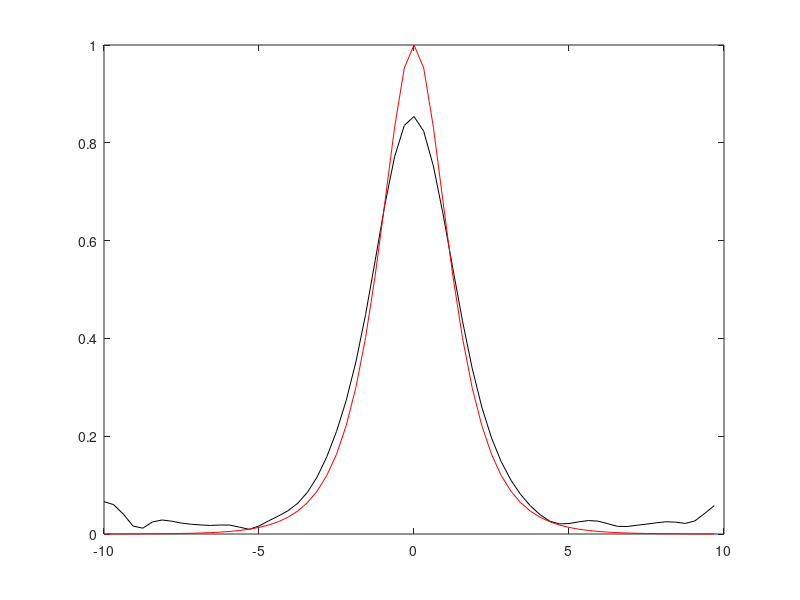

Write MATLAB code to recreate this figure.
L=10; n=64;
t2=linspace(-L,L,n+1);
t=t2(1:n);
k=(2*pi/(2*L))*[0:(n/2-1) -n/2:-1];

u=sech(t);
ut = fft(u);
noise = 0.5 
utn=ut + noise*(rand(1,n) + i*randn(1,n));
un = ifft(utn);

filter=exp(-0.2*(k).^2); 
unft=filter.*utn; 
unf=ifft(unft);

ks = fftshift(k); 
utns = fftshift(utn);

plot(ks, utns/max(abs(utn)));
plot(t,un); % noisy signal in time domain
plot(fftshift(k), fftshift(abs(utn)/max(abs(utn))), fftshift(k), fftshift(filter),'m');
plot(fftshift(k), fftshift(abs(unft)/max(abs(unft))))
plot(t,unf,'k', t,u,'r')
plot(t,abs(unf),'k', t,u,'r')